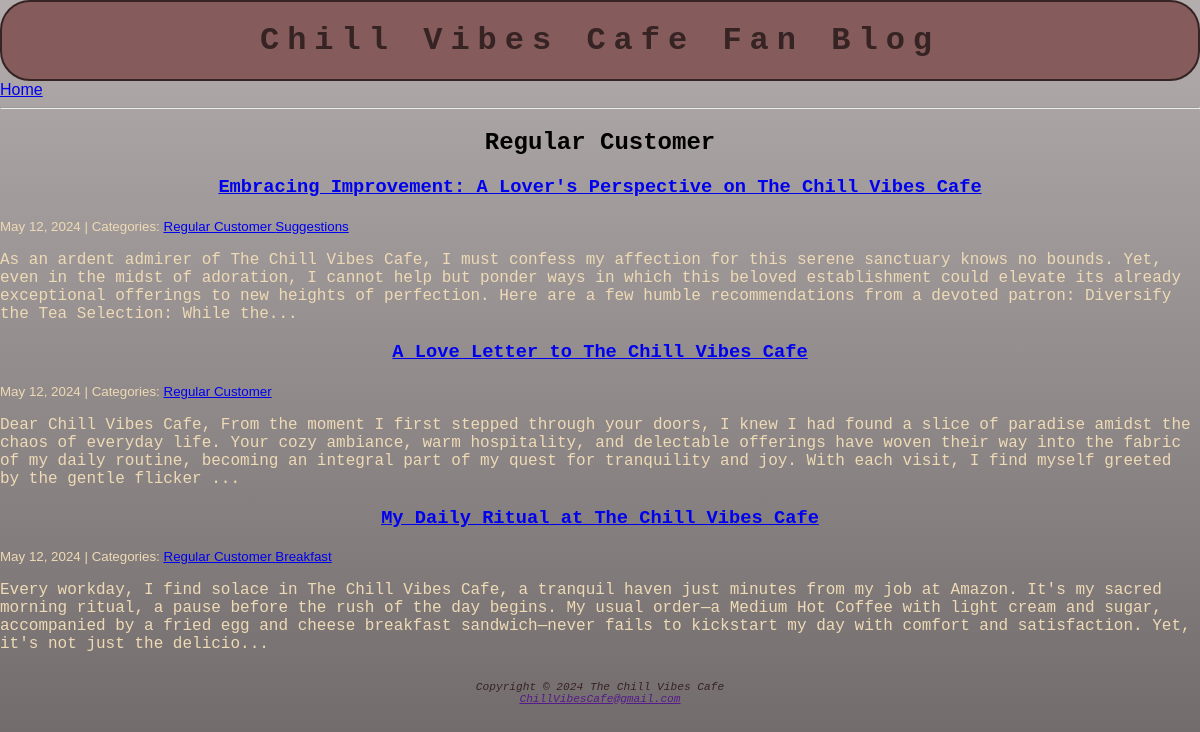
Page /category/Regular Customer/ on the committed database.
### blog/models.py (models this page shows, shortened)
class Category(models.Model):
    name = models.CharField(max_length=30)
    class Meta:
        verbose_name_plural = "categories"

class Post(models.Model):
    title = models.CharField(max_length=255)
    body = models.TextField()
    created_on = models.DateTimeField(auto_now_add=True)
    last_modified = models.DateTimeField(auto_now=True)
    categories = models.ManyToManyField("Category", related_name="posts")

### blog/views.py (the view)
# urls.py: path("category/<category>/", views.blog_category, name="blog_category"),
def blog_category(request, category):
    posts = Post.objects.filter(
        categories__name__contains=category
    ).order_by("-created_on")
    context = {
        "category": category,
        "posts": posts,
    }
    return render(request, "blog/category.html", context)

### blog/templates/blog/category.html
{% extends "blog/index.html" %}
{% block page_title %}
<h2>{{ category }}</h2>
{% endblock page_title %}

### blog/templates/blog/index.html (shortened to what this page needs)
{% extends "base.html" %}
{% block page_content %}
    {% block posts %}
        {% for post in posts %}
            <h3><a href="{% url 'blog_detail' post.pk %}">{{ post.title }}</a></h3>
            <small>
                {{ post.created_on.date }} | Categories:
                {% for category in post.categories.all %}
                    <a href="{% url 'blog_category' category.name %}">
                        {{ category.name }}
                    </a>
                {% endfor %}
            </small>
            <p>{{ post.body | slice:":400" }}...</p>
        {% endfor %}
    {% endblock posts %}
{% endblock page_content %}

### blog/static/css/blog.css (style rules this page uses)
* { box-sizing: border-box; }
html { height: 100%; }
body { height: 100%; margin: 0; color: #eedab5; background-image: linear-gradient(to bottom, #000000, #000000); background-repeat: no-repeat; background-attachment: fixed; font-family: Verdana, Geneva, Tahoma, sans-serif; border-radius: 50px; }
p { font-family: 'Courier New', Courier, monospace; text-align: left; display: grid; }
h2 { color: #000000; font-family: 'Courier New', Courier, monospace; text-align: center; }
h3 { font-family: 'Courier New', Courier, monospace; text-align: center; }
@media (min-width: 1024px) { body { background-image: linear-gradient(to bottom, #b4adad, #6d6666); } }

### rows in the picture
Category: name "Regular Customer"
Post: title "Embracing Improvement: A Lover's Perspective on The Chill Vibes Cafe", created_on "May 12, 2024", body "As an ardent admirer of The Chill Vibes Cafe, I must confess my affection for this serene sanctuary knows no bounds. Yet, even in the midst of adoration, I cannot help but ponder ways in which this beloved establishment could elevate its already exceptional offerings to new heights of perfection. Here are a few humble recommendations from a devoted patron: Diversify the Tea Selection: While the"
Category: name "Suggestions"
Post: title "A Love Letter to The Chill Vibes Cafe", created_on "May 12, 2024", body "Dear Chill Vibes Cafe, From the moment I first stepped through your doors, I knew I had found a slice of paradise amidst the chaos of everyday life. Your cozy ambiance, warm hospitality, and delectable offerings have woven their way into the fabric of my daily routine, becoming an integral part of my quest for tranquility and joy. With each visit, I find myself greeted by the gentle flicker"
Post: title "My Daily Ritual at The Chill Vibes Cafe", created_on "May 12, 2024", body "Every workday, I find solace in The Chill Vibes Cafe, a tranquil haven just minutes from my job at Amazon. It's my sacred morning ritual, a pause before the rush of the day begins. My usual order—a Medium Hot Coffee with light cream and sugar, accompanied by a fried egg and cheese breakfast sandwich—never fails to kickstart my day with comfort and satisfaction. Yet, it's not just the delicio"
Category: name "Breakfast"
